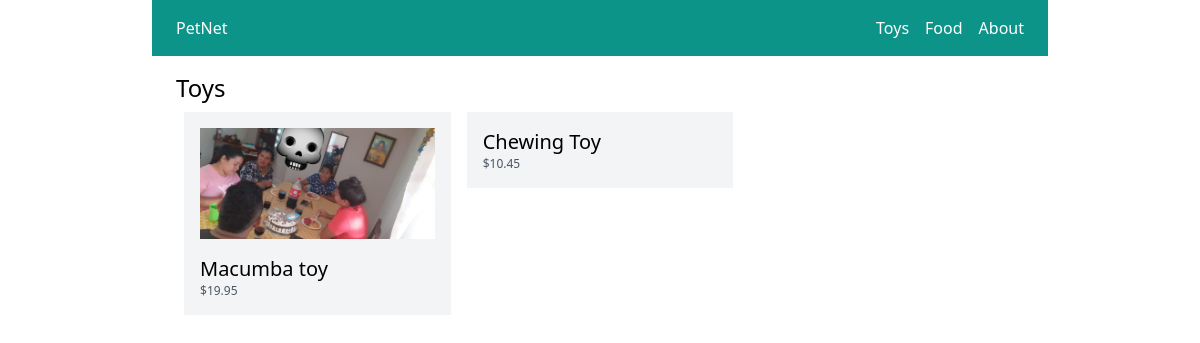
Page /toys/ on the committed database.
### store/models.py (models this page shows, shortened)
class Category(models.Model):
    title = models.CharField(max_length=50)
    slug = models.SlugField(max_length=50)
    class Meta:
        verbose_name_plural = 'Categories'

class Product(models.Model):
    user = models.ForeignKey(User, related_name="products", on_delete=models.CASCADE)
    category = models.ForeignKey(Category, related_name="products", on_delete=models.CASCADE)
    title = models.CharField(max_length=50)
    slug = models.SlugField(max_length=50)
    description = models.TextField(blank=True)
    price = models.IntegerField()
    image = models.ImageField(upload_to='uploads/product_images/', blank=True, null=True) # Install pip3 install pillow
    created_at = models.DateTimeField(auto_now_add=True)
    updated_at = models.DateTimeField(auto_now=True)
    class Meta:
        ordering = ('-created_at',)
    def get_display_price(self):
        return self.price / 100

### store/views.py (the view)
# urls.py: path('<slug:slug>/', views.category_detail, name="category_detail"),
def category_detail(request, slug):
  category = get_object_or_404(Category, slug=slug)
  products = category.products.all()
  return render(request, 'store/category_detail.html', {'category':category, 'products':products})

### store/templatetags/menu.py (called while the page is built)
@register.inclusion_tag('core/menu.html')
def menu():
  categories = Category.objects.all()
  return {'categories':categories}

### store/templates/store/category_detail.html (shortened to what this page needs)
{% extends 'core/base.html' %}
{% block content %}
<h1 class="text-2xl">{{ category.title }}</h1>
<div class="flex flex-wrap">
  {% for product in products %}
  <div class="product w-1/3 p-2">
    <div class="p-4 bg-gray-100">
      {% if product.image %}
    <div class='image mb-4'>
      <img src="{{ product.image.url }}" alt="{{ product.title }}" >
    </div>
    {% endif %}
      <a href="{% url 'product_detail' product.category.slug product.slug %}">
        <h2 class="text-xl">{{ product.title }}</h2>
        <p class="text-xs text-gray-600">${{ product.get_display_price }}</p>
      </a>
    </div>
  </div>
  {% endfor %}
</div>
{% endblock %}

### core/templates/core/menu.html
{% for category in categories %}
  <a href="{% url 'category_detail' category.slug %}" class="text-white">{{ category.title }}</a>
{% endfor %}
<a href="{% url 'about' %}" class="text-white">About</a>

### rows in the picture
Category: title "Toys"
Category: title "Food"
Product: image (picture), title "Macumba toy", get_display_price "19.95"
Product: title "Chewing Toy", get_display_price "10.45"
